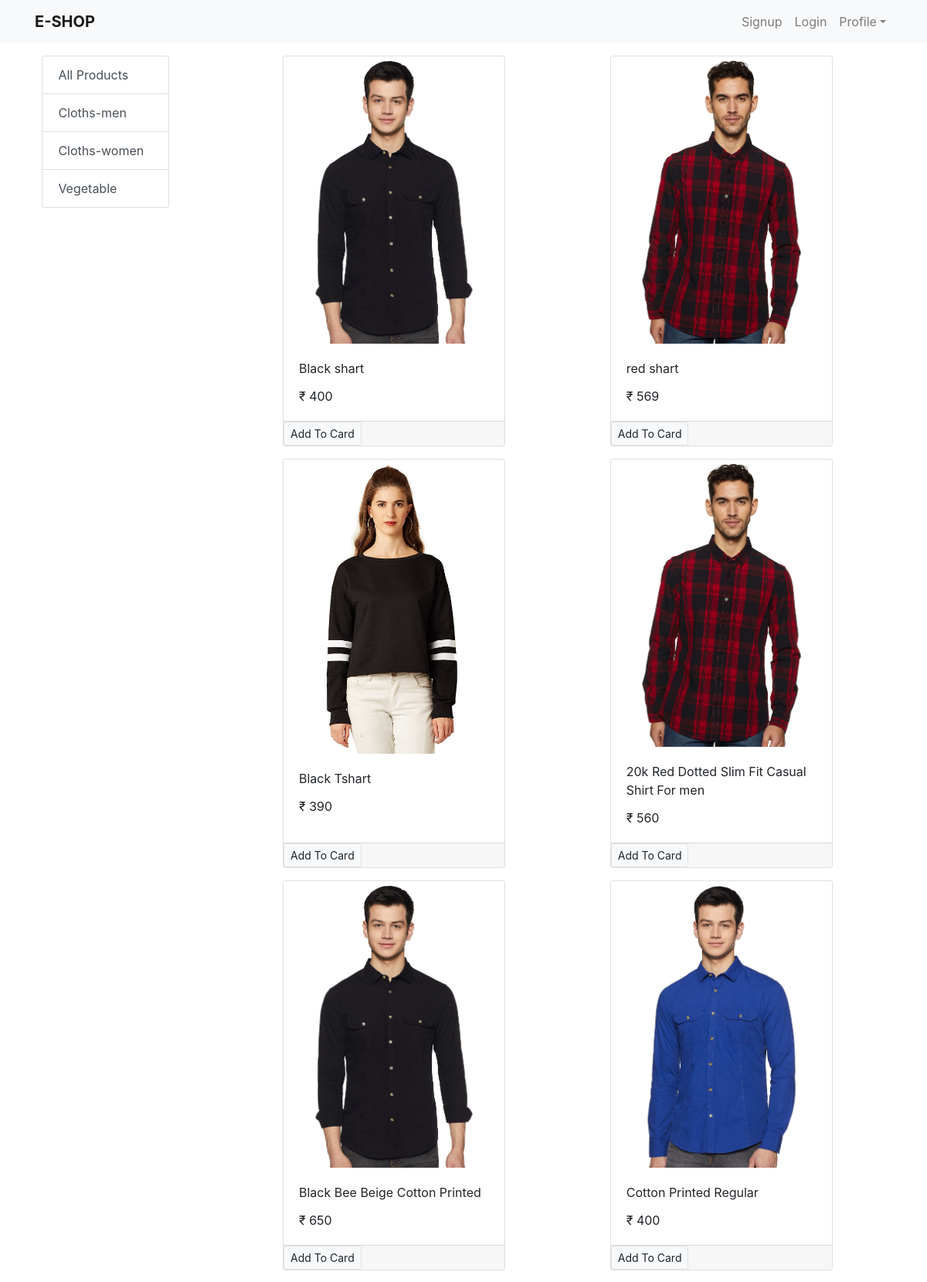
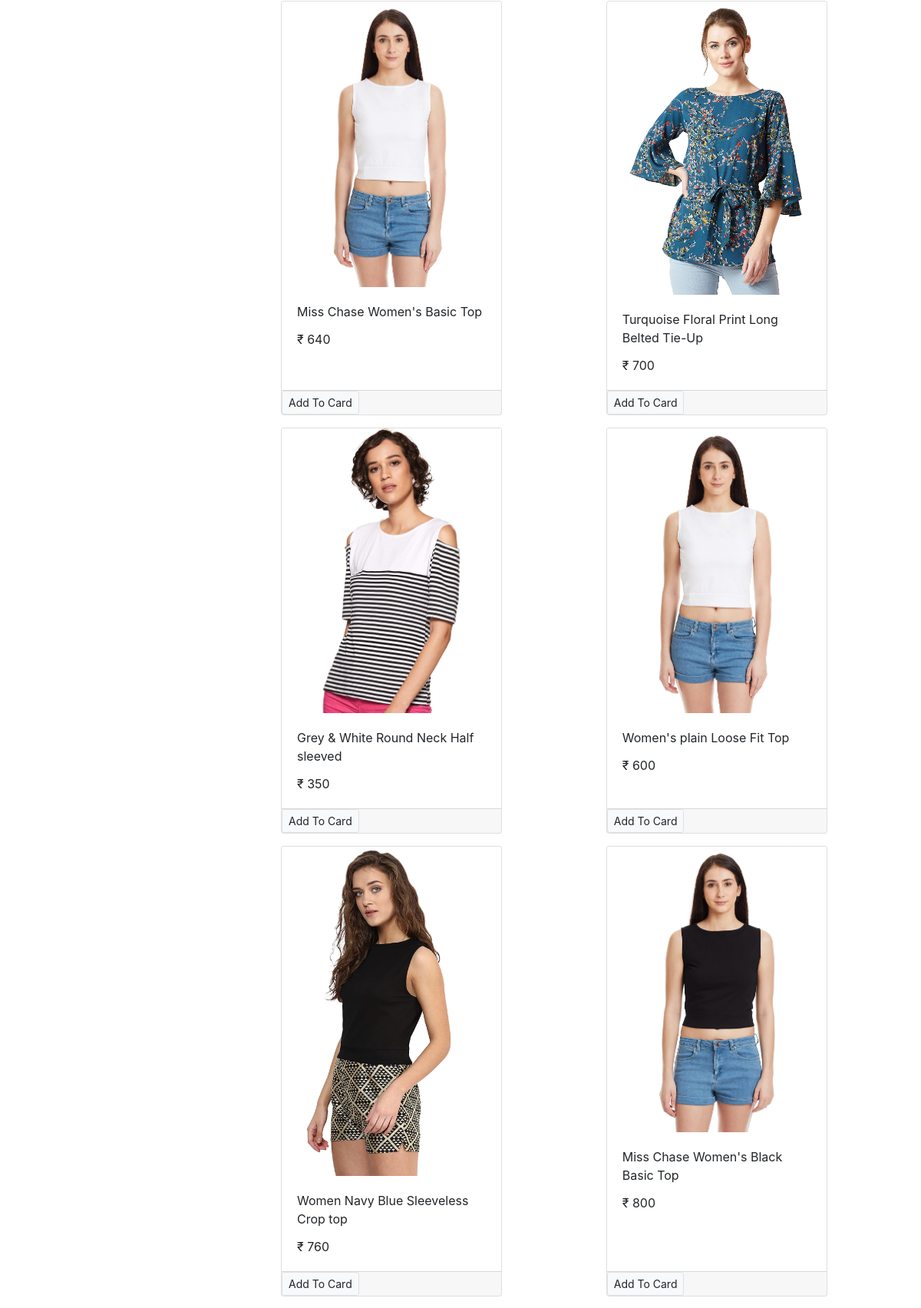
The page / (upper part) on the database its author committed (2 pictures, top to bottom).
### store/models.py (models this page shows, shortened)
class Category(models.Model):
    name = models.CharField(max_length=50)
    @staticmethod
    def get_all_categories():
        return Category.objects.all()

class Product(models.Model):
    category = models.ForeignKey(Category, on_delete=models.CASCADE)
    name = models.CharField(max_length=50)
    price = models.IntegerField(default=0)
    description = models.CharField(max_length=150, default='')
    image = models.ImageField(upload_to='upload/product/')
    @staticmethod
    def get_all_products():
        return Product.objects.all()

### store/views.py (the view, shortened to what this page needs)
# urls.py: path('',index.as_view(),name='index'),
class index(View):
    def get(self,request):
        cart = request.session.get('cart')
        if not cart:
            request.session.cart = {}
        products = None
        categories = Category.get_all_categories()
        categoryID = request.GET.get('category')
        if categoryID:
            products = Product.get_all_products_by_categoryid(categoryID)
        else:
            products = Product.get_all_products()
            data={
                 'product' : products,
                 'category' : categories
                }
            return render(request,"index.html",data)

### store/templatetags/cart.py (called while the page is built)
@register.filter(name='is_in_cart')
def is_in_cart(product  , cart):
    keys = cart.keys()
    for id in keys:
        if id == product.id:
            return True
    return False;

@register.filter(name='currency')
def currency(number):
    return "₹ "+str(number)

### store/templates/index.html (shortened to what this page needs)
{% extends 'base.html' %}
{% block content %}
{% load cart %}
<div class="container-fluid">
<div class="container-fluid mt-3">
	<div class="row">
		<div class="col-lg-2 mx-auto">
			<div class="list-group">
				<a href="/" class="list-group-item list-group-item-action">All Products</a>
        {% for category in category %}
				<a href="/?category={{category.id}}"
					class="list-group-item list-group-item-action">{{category.name}}</a>
        {% endfor %}
			</div>
		</div>
		<div id='products' class="col-lg-9 mx-auto">
  <div class="row mx-auto">
    {% for product in product %}
    <div class="card mx-auto mb-3" style="width: 18rem">
      <img class="card-img-top" src="{{product.image.url}}" alt="">
      <div class="card-body">
        <p class="card-title">{{product.name}}</p>
        <p class="card-text">{{product.price|currency}}</p>
      </div>
      <div class="card-footer p-0 no-gutter">
        {% if product|is_in_cart:request.session.cart %}
        <div class="row no-gutter">
          <form action="/#{{product.id}}" method="post" class="col-2">
            {% csrf_token %}
            <input hiddden type="text" name="product" value="{{product.id}}">
            <input hidden type="text" name="remove" value="True">
          <input type="submit" value=" - " class=" btn btn-block btn-secondary">
          </form>
          <div class="text-center col">{{Product|cart_quantity:request.session.cart}} in cart</div>
          <form action="/#{{product.id}}" class="col-2" method="post">
            {% csrf_token %}
            <input hidden type="text" name="product" value="{{product.id}}">
          <input type="submit" value=" + " class="btn btn-block btn-secondary">
          </form>
        </div>
        {% else %}
        <form action="/#{{product.id}}" method="post">
        <input type="submit" class="btn btn-light border btn-sm" value="Add To Card">
        </form>
        {% endif %}
      </div>
    </div>
     {% endfor %}
  </div>
  </div>
</div>
{% endblock %}

### rows shown on the page
Category: name "Cloths-men"
Category: name "Cloths-women"
Category: name "Vegetable"
Product: image (picture), name "Black shart", price "₹ 400"
Product: image (picture), name "red shart", price "₹ 569"
Product: image (picture), name "Black Tshart", price "₹ 390"
Product: image (picture), name "20k Red Dotted Slim Fit Casual Shirt For men", price "₹ 560"
Product: image (picture), name "Black Bee Beige Cotton Printed", price "₹ 650"
Product: image (picture), name "Cotton Printed Regular", price "₹ 400"
Product: image (picture), name "Miss Chase Women's Basic Top", price "₹ 640"
Product: image (picture), name "Turquoise Floral Print Long Belted Tie-Up", price "₹ 700"
Product: image (picture), name "Grey & White Round Neck Half sleeved", price "₹ 350"
Product: image (picture), name "Women's plain Loose Fit Top", price "₹ 600"
Product: image (picture), name "Women Navy Blue Sleeveless Crop top", price "₹ 760"
Product: image (picture), name "Miss Chase Women's Black Basic Top", price "₹ 800"
